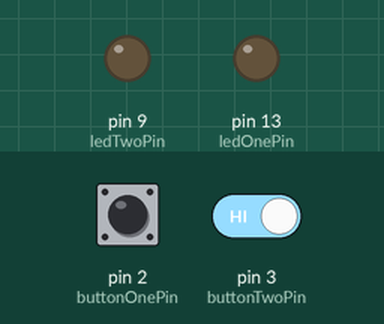
The sketch below on a simulated Arduino Uno, built with avr-gcc and run on an emulated ATmega328P. On the bench: output pins drawn as LEDs (lit = HIGH). The inputs (shaded band) are chosen by the test bench; at power-on: pin 2 (buttonOnePin) HIGH, pin 3 (buttonTwoPin) HIGH.

Above: at 1.2 s.
1.3 s: pin 2 (buttonOnePin) pulled LOW for 0.15 s
At 1.37 s:
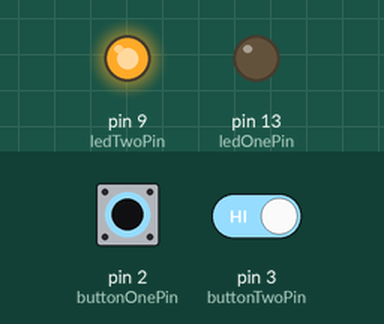
2.9 s: pin 2 (buttonOnePin) pulled LOW for 3.2 s
At 6.9 s:
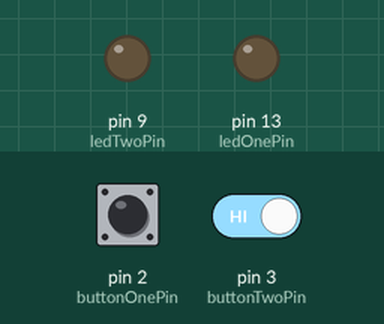
7.6 s: pin 2 (buttonOnePin) driven LOW and pin 3 (buttonTwoPin) driven LOW
At 8.0 s:
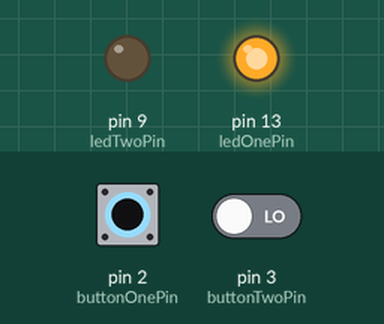
9.1 s: pin 2 (buttonOnePin) driven HIGH
At 10.4 s:
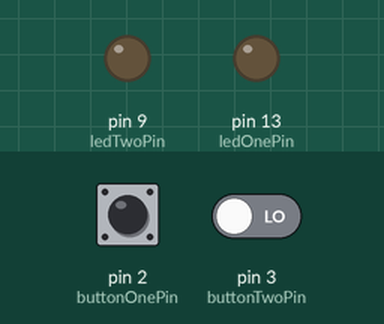
Timing chart, 0 to 11.6 s (numbered marks = the images above; inputs shaded):
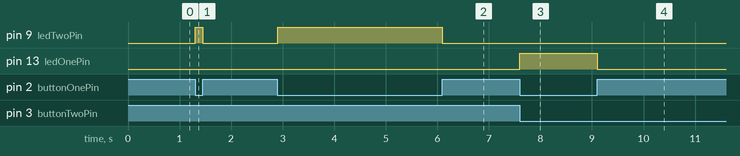

The sketch:

AfP_Class1_Ex06b_TbTl_unestedIfs.pde
```cpp
/*

 This is code to demonstrates the two buttons interacting via a global variable

 This version was for Class 1 of the Arduino for Programmers course taught
 at CRASH Space in October 2010 based on code in Class 2 (ex 2-4) of the
 Intro to Arduino class at Machine Project in April.

 Available:
 http://23longacre.com/sharedFiles/code/arduino/201004_MP_IntroToArduino/

  The Circuit:
   * Pin 2: momentary button attached, pulled high externally w/ 10k Ohm resistor
   (LOW = pressed)
   * Pin 3: momentary button attached, pulled high externally w/ 10k Ohm resistor
   (LOW = pressed)
   * Pin 9: LED, anode to arduino, 330 Ohm resistor from cathode to ground
   * Pin 13: internal LED

                     ___
                   ___|___                      ___
                |--o     o---|l> GND          ___|___
    _________   |                          |--o     o---|l> GND
   |	     |  |  10k Ohm                 |
   |  	   2 |--|---/\/\/\---| Vcc (+5V)   |  10k Ohm
   |  	   3 |-----------------------------|---/\/\/\---| Vcc (+5V)
   | Arduino |
   |         |
   |         |    LED     330 Ohm
   |       9 |----(>|)----/\/\/\----|l> GND
   |         |
   |         |
   |      13 |---- LED set up for ya.
   |_________|

   See diagram at http://www.oomlout.com/a/products/ardx/circ-07


  The Behavior:
    When the a button is pressed an LED is on,
    A second button determines which one.

   Written By: Carlyn Maw
   Created: April 2010
   Updated: Nov 1 2010
 */


//DEFINE: STEP ONE, INPUTS AND THEIR VARIABLES
const int buttonOnePin = 2;
const int buttonTwoPin = 3;

boolean buttonOneState = 0;
boolean buttonTwoState = 0;

boolean buttonOneTrue = LOW;  //what do I look like when I'm pressed?
boolean buttonTwoTrue = LOW;  //what do I look like when I'm pressed?

//DEFINE: STEP TWO, OUTPUTS AND THEIR VARIABLES
const int ledOnePin = 13;
const int ledTwoPin = 9;

//have variables which know which LED you've picked
int currentLED;                         //-------------------NEW
int otherLED;                           //-------------------NEW

//------------------------------------------------------------------ START SETUP LOOP
void setup() {
  //SETUP STEP TWO: Set digital pin mode for inputs and their initial conditions
  pinMode(buttonOnePin, INPUT);
  pinMode(buttonTwoPin, INPUT);

  //uncomment these to use Arduino's internal pull up resistors
  //in this example we have our own.
  //digitalWrite(buttonOnePin, HIGH);
  //digitalWrite(buttonTwoPin, HIGH);

  //SETUP STEP THREE: Set digital pin mode for outputs and their initial conditions
  pinMode(ledOnePin, OUTPUT);
  pinMode(ledTwoPin, OUTPUT);

  digitalWrite(ledOnePin, LOW);
  digitalWrite(ledTwoPin, LOW);
}

//------------------------------------------------------------------ START MAIN LOOP
void loop() {

  //LOOP: STEP ONE, POLL THE ENVIRONMENT
  buttonOneState = digitalRead(buttonOnePin);
  buttonTwoState = digitalRead(buttonTwoPin);

  //LOOP: STEP TWO, EVALUATE & DO SOMETHING ABOUT IT
    /*
     A reminder of what we're trying to do that I hope helps


      PB1     |         1        |          0        |
     -------------------------------------------------
      PB2  1  | LED1: 1, LED2: 0 |  LED1: 0, LED2: 0 |
          ----------------
           0  | LED1: 0, LED2: 1 |  LED1: 0, LED2: 0 |
     */


   //UNMESHED, isolates each part of the situation by passing
   //information between the two if's with a global variable

  //Evaluate the toggle switch and pick your LED

  //---------------------------------------- MOVED
    if (buttonTwoState == buttonTwoTrue) {
          currentLED = ledOnePin; //-----CHANGED/NEW
          otherLED = ledTwoPin;   //-----CHANGED/NEW
    } else {
          currentLED = ledTwoPin; //-----CHANGED/NEW
          otherLED = ledOnePin;   //-----CHANGED/NEW
    }
 //----------------------------------------  END MOVED


  //Evaluate the push button and light the selected LED

  if (buttonOneState == buttonOneTrue) {
       digitalWrite(currentLED, HIGH); //-----CHANGED/NEW
       digitalWrite(otherLED, LOW);    //-----CHANGED/NEW
  }
  else {
    // turn everybody off
    digitalWrite(ledOnePin, LOW);
    digitalWrite(ledTwoPin, LOW);
  }

}
```

Measured:
- after the input at 1.3 s, pin 9 (ledTwoPin): LOW → HIGH at once, → LOW 0.15 s later
- after the input at 2.9 s, pin 9 (ledTwoPin): LOW → HIGH at once, → LOW 3.2 s later
- after the input at 7.6 s, pin 13 (ledOnePin): LOW → HIGH at once
- after the input at 9.1 s, pin 13 (ledOnePin): HIGH → LOW at once
